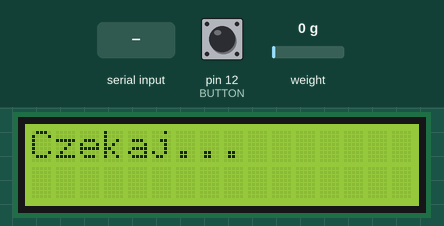
Recording of a sketch running on a simulated Arduino Uno, built with avr-gcc and run on an emulated ATmega328P. On the bench: 16×2 character LCD. Inputs (shaded band) come from the test bench; at power-on: weight on the scale 0 g, pin 12 (BUTTON) HIGH. Storage starts empty; what the sketch prints to the serial monitor is not drawn.

Above: at 1.1 s.
At 5.8 s:
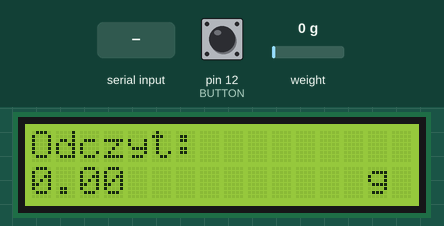
5.9 s: "UNIT_CHANGE_TIME=" received over Serial
At 9.8 s:
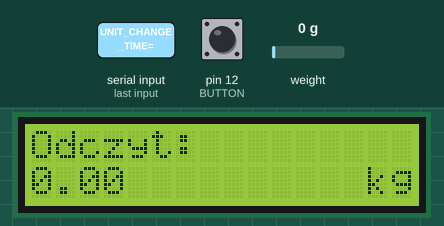
10.6 s: weight on the scale set to 100 g
At 12.7 s:
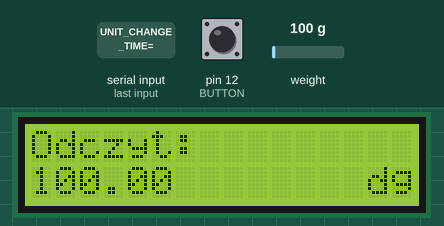
13.7 s: weight on the scale set to 106 g
At 14.9 s:
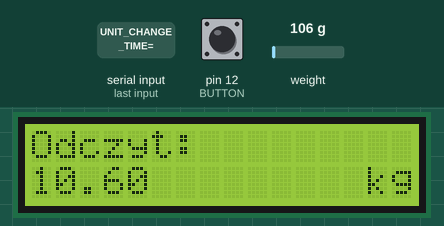
15.4 s: weight on the scale set to 1250 g
At 17.4 s:
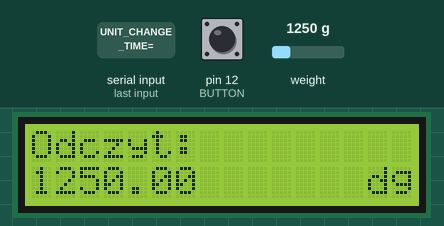
18.0 s: "LIMIT=" received over Serial
20.6 s: "TIME_TO_TARE=" received over Serial
Timing chart, 0 to 23.6 s (numbered marks = the images above; inputs shaded):
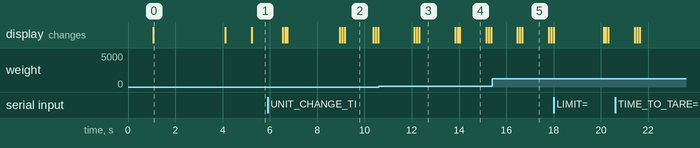

The sketch:

digital_scale.ino
```cpp
#include <HX711.h>
#include <SPI.h>
#include <SD.h>

#include <LiquidCrystal_I2C.h>
#define HX711_DOUT  8
#define HX711_CLK  9
#define calibration_factor 1070
#define GREEN_LED 11
#define RED_LED 10
#define BUTTON 12
#define UNIT_CHANGE_TIME 5000
#define TIME_TO_TARE 2000
#define KG 1000
#define G 1
#define DG 10
#define LOG_LIMIT 10
#define LIMIT 100

#include <Wire.h>
LiquidCrystal_I2C lcd = LiquidCrystal_I2C(0x27, 16, 2);
HX711 scale;

static float limit = LIMIT; //w g
static long button_start_hold_time = 0;
static long button_push_time = 0;
static int current_unit = G;
static bool is_sd_card = false;
static String log_buffer = "";
static unsigned int measurements = 0;
static long start_time = millis();
static unsigned int log_limit = LOG_LIMIT;
static unsigned int time_to_tare = TIME_TO_TARE;
static unsigned int unit_change_time = UNIT_CHANGE_TIME;

File config;
File logs;
const int chipSelect = SS;

static void config_set(Stream& line){
  String option = line.readStringUntil('=');
  if(option == "LIMIT") limit = line.readStringUntil('\n').toInt();
  else if(option == "UNIT_CHANGE_TIME") unit_change_time = line.readStringUntil('\n').toInt();
  else if(option == "TIME_TO_TARE") time_to_tare = line.readStringUntil('\n').toInt();
  else if(option == "LOG_LIMIT") log_limit = line.readStringUntil('\n').toInt();
  else option += "="+line.readStringUntil('\n')+" (unrecognized)";
  Serial.println(option);
}

void setup() {
  Serial.begin(9600);

  pinMode(BUTTON, INPUT);
  scale.begin(HX711_DOUT, HX711_CLK);
  scale.set_scale(calibration_factor);
  scale.tare();
  lcd.init();
  lcd.backlight();
  lcd.setCursor(0,0);
  lcd.print("Czekaj... "); //wait

  delay(2000);
  scale.tare();

  lcd.setCursor(0,0);
  lcd.print("Odczyt:  "); //read
  lcd.setCursor(14, 1);
  lcd.print("g ");
  lcd.setCursor(0, 1);


  if(!SD.begin(chipSelect)){
    Serial.println("There is a problem with SD card initialization");
  }
  else{
    Serial.println("Initialization of SD CARD - OK");
    is_sd_card = true;


    config = SD.open("config.txt");
    if (!config) {
      Serial.println("Config file not found");
    }
    else{
      Serial.println("Reading config file: ");
        while(config.available()){
          config_set(config);
        }
        config.close();
    }
  }

}

void loop() {

  if (digitalRead(BUTTON) != HIGH) {
    button_start_hold_time = millis();
    if (button_push_time >= time_to_tare && button_push_time < unit_change_time) scale.tare();
    button_push_time = 0;
  }

  button_push_time = millis() - button_start_hold_time;
  delay(1000);
  lcd.setCursor(0, 1);
  lcd.print("         ");
  lcd.setCursor(0, 1);
  lcd.print((float)((int)scale.get_units()) / current_unit);
  Serial.print("!");
  Serial.println((float)((int)scale.get_units()) / current_unit);

  if(button_push_time > unit_change_time){
    lcd.setCursor(14, 1);
    switch (current_unit){
      case G:
        current_unit = DG;
        lcd.print("dg");
        break;
      case DG:
        current_unit = KG;
        lcd.print("kg");
        break;
      case KG:
        current_unit = G;
        lcd.print("g ");
        break;
    }
    button_start_hold_time = millis();
  }

  if(scale.get_units() > limit){
    digitalWrite(RED_LED, HIGH);
    digitalWrite(GREEN_LED, LOW);
  }
  else if(scale.get_units() > 2 && (abs(scale.get_units() - scale.get_units())<1)){
    digitalWrite(RED_LED, LOW);
    digitalWrite(GREEN_LED, HIGH);
    measurements += 1;
    logs = SD.open("datalog.txt", FILE_WRITE);
    if (logs && LOG_LIMIT > 0){
      if (measurements > log_limit){
        log_buffer += "\nTime: " + String(((millis()-start_time)/1000))+"\n";
        logs.println(log_buffer);
        measurements = 0;
        log_buffer = "";
      }
      else {
        log_buffer += "\n";
        log_buffer += String((int)scale.get_units());
      }
      logs.close();
    }
  }
  else{
    digitalWrite(RED_LED, LOW);
    digitalWrite(GREEN_LED, LOW);
  }

  if(Serial.available())
  {
    config_set(Serial);
  }

}
```

Measured:
- the behaviour switches between 100 and 101 g on weight on the scale (found by bisection; images 3 and 4)
- what the display in image 0 shows lasts 3.0 s, from 1.1 s to 4.1 s
- what the display in image 2 shows lasts 1.2 s, from 9.2 s to 10.4 s
- what the display in image 4 shows lasts 1.2 s, from 14.0 s to 15.2 s
